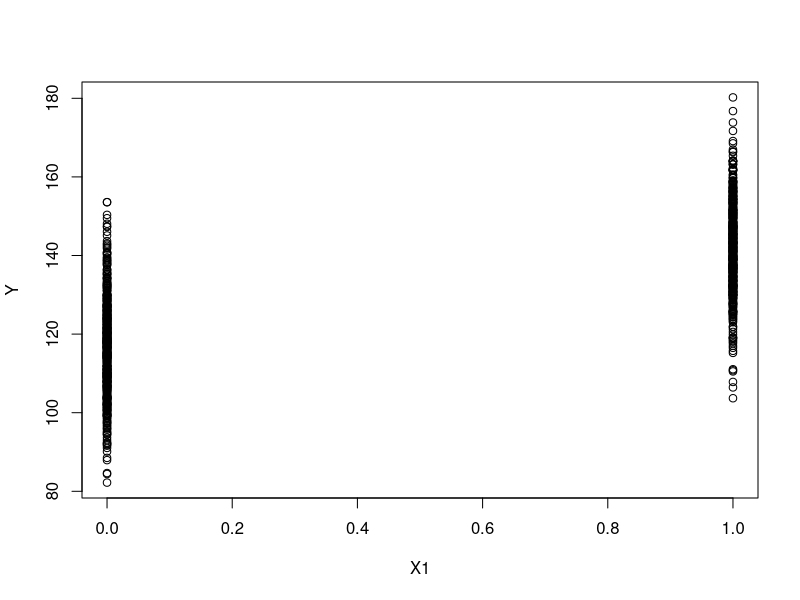
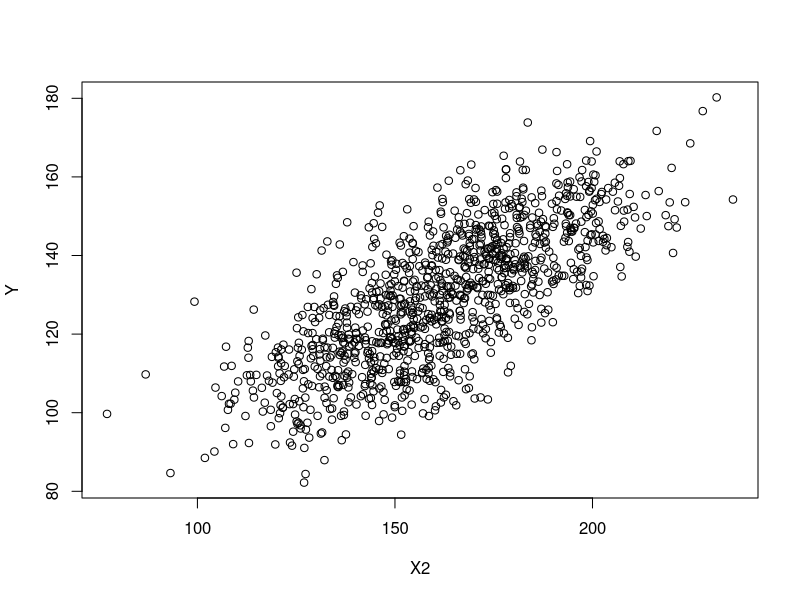
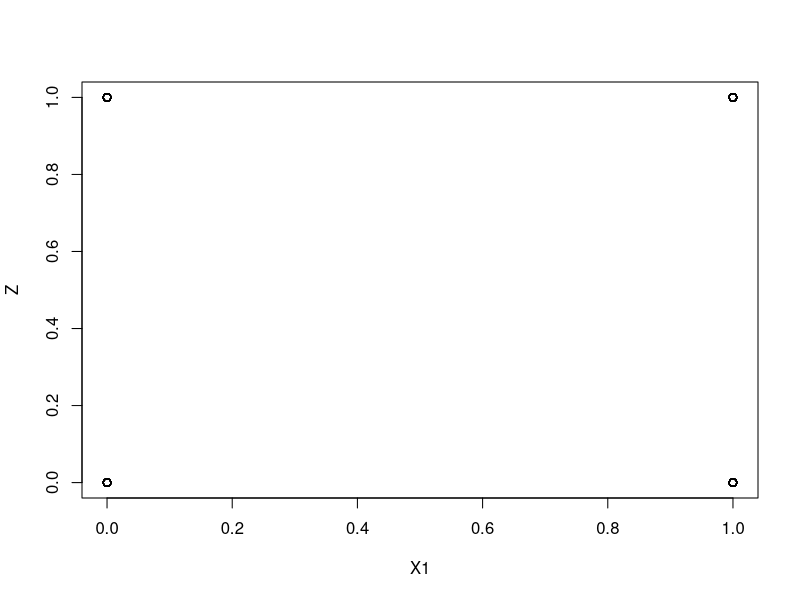
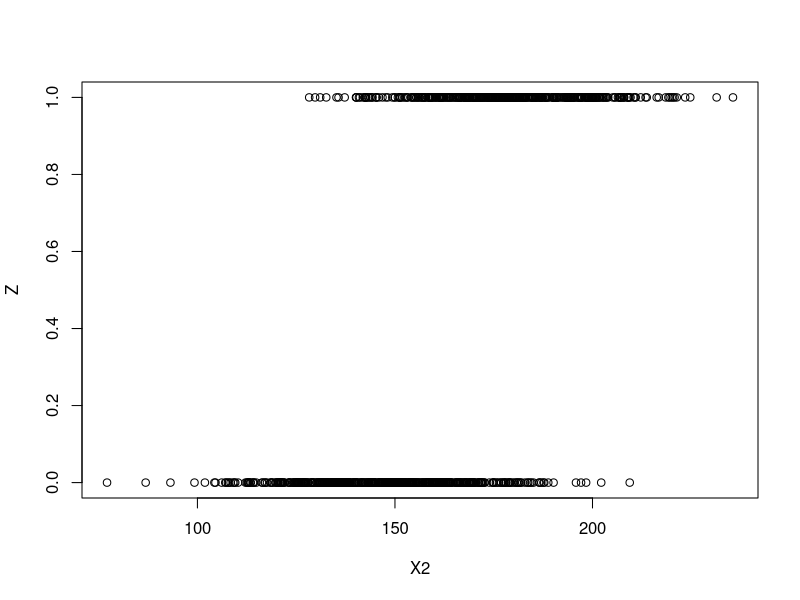

Reproduce these figures in R, in order.
# CS 571, Duke University, Fall 2013
# Matt Dickenson - mcd31
# Homework 3

# Problem 1

setwd('~/github/cs571/homework/hw3')
lindata = read.table("HW3_linear_regression.txt", header=TRUE)
dim(lindata)
head(lindata)

# A 
X = as.matrix(lindata[1:1000 , 1:2])
X = cbind(1, X)
Y = as.matrix(lindata[1:1000 , 3])
X.prime.X = t(X) %*% X
X.prime.X.inverse = solve(X.prime.X)
X.prime.Y = t(X) %*% Y
beta.hat = X.prime.X.inverse %*% X.prime.Y
beta.hat #=> 69.942167, 15.119109, 0.321028

# B
linreg = function(X, Y){
	RSS = function(b, x, y){
		residuals = y - (x %*% b )
		sq.resid = residuals^2
		rss = sum(sq.resid)
		return(rss)
	}
	results = optim(rep(0, ncol(X)), RSS,
		hessian=TRUE, method="BFGS", x=X, y=Y)
	list(beta=results$par, 
		vcov=solve(results$hessian),
		converged=results$convergence==0)
}
model = linreg(X, Y)
model$beta #=> 69.942167, 15.119109, 0.321028

# C 
ridgereg = function(X, Y, sigma.sq=1, tau.sq=1){
	lambda = sigma.sq / tau.sq 
	D = ncol(X)
	lambda.id = lambda * diag(D)
	X.prime.X = t(X) %*% X
	lambda.X.prime.X.inverse = solve(lambda.id + X.prime.X)
	X.prime.Y = t(X) %*% Y
	beta.hat = lambda.X.prime.X.inverse %*% X.prime.Y
	return(beta.hat)
}
beta.ridge = ridgereg(X, Y)
beta.ridge #=> 65.9129285, 14.3521921, 0.3478858

# D 
# a
y.hat = X %*% beta.hat
RSSa = sum((Y - y.hat)^2)
RSSa #=> 98729.33
# b 
model.yhat = X %*% model$beta
RSSb = sum((Y - model.yhat)^2)
RSSb #=> 98729.33
# c
ridge.yhat = X %*% beta.ridge
RSSc = sum((Y - ridge.yhat)^2)
RSSc #=> 99005.91

# E
X.test = as.matrix(lindata[1001:1100 , 1:2])
X.test = cbind(1, X.test)
Y.test = as.matrix(lindata[1001:1100 , 3])
# a
y.hat = X.test %*% beta.hat
RSSa = sum((Y.test - y.hat)^2)
RSSa #=> 11573.24
# b 
model.yhat = X.test %*% model$beta
RSSb = sum((Y.test - model.yhat)^2)
RSSb #=> 11573.24
# c
ridge.yhat = X.test %*% beta.ridge
RSSc = sum((Y.test - ridge.yhat)^2)
RSSc #=> 11523.47

# F 
X.hypo = matrix(c(1,1,135), nrow=1)
est1 = X.hypo %*% beta.hat
est1
est2 = X.hypo %*% model$beta
est2
est3 = X.hypo %*% beta.ridge
est3

# G 
X1 = as.matrix(lindata[1:1100 , 1])
X2 = as.matrix(lindata[1:1100, 2])
Y = as.matrix(lindata[1:1100 , 3])
plot(X1, Y)
plot(X2, Y)






# Problem 2

logdata = read.table("HW3_logistic_regression.txt", header=TRUE)
dim(logdata)
head(logdata)

# A 
X = as.matrix(logdata[1:1000 , 1:2])
X = cbind(1, X)
Z = as.matrix(logdata[1:1000 , 3])

sigm = function(eta){
	out = exp(eta)/( exp(eta) + 1)
	return(out)
}

irls = function(X, Y, epsilon=1/1e10){
	D = ncol(X)
	N = nrow(X)
	
	w = matrix(0, nrow=D, ncol=D) 
	w0 = log(mean(Y)/(1-mean(Y)))
	eta = mu = s = z = matrix(NA, nrow=N, ncol=D)
	
	converged = FALSE
	numiters = 0 
	while(!converged){
		last.w = w 
		for(i in 1:N){
			xi = matrix(X[i, ], ncol=1) 
			eta[i, ] = w0 + (t(w) %*% xi)
			mu[i, ] = sigm(eta[i, ])
			s[i, ] = mu[i, ] * (1-mu[i, ])
			z[i, ] = eta[i, ] + ((Y[i, ] - mu[i, ])/s[i, ])
		}
		S = matrix(0, nrow=N, ncol=N)
		for(i in 1:N){
			S[i, i] = s[i]
		}
		first.term = solve(t(X) %*% S %*% X)
		second.term = t(X) %*% S %*% z 
		w =  first.term %*% second.term
		numiters = numiters + 1
		diff = w - last.w 
		smalldiff = TRUE
		for(i in 1:D){
			smalldiff = smalldiff & (diff[i, i] < epsilon)
		}
		if(smalldiff){ 
			converged = TRUE 
			output = paste("converged after ", numiters, " iterations", sep="")
			print(output)
		}
		if(numiters > 100){
			print("reached max iterations")
			break 
		}
	}
	return(w)
}

w = irls(X, Z)

# B 
beta = w[, 1]
z.hat =sigm(X %*% beta)
head(z.hat)
summary(z.hat)
RSSa = sum((Z - z.hat)^2)
RSSa #=> 141.4738

# C 
X.test = as.matrix(logdata[1001:1100 , 1:2])
X.test = cbind(1, X.test)
Z.test = as.matrix(logdata[1001:1100 , 3])
z.test.hat = sigm(X.test %*% beta)
summary(z.test.hat)
RSSb = sum((Z.test - z.test.hat)^2)
RSSb #=> 15.73171

# F (sic) 
X.hypo = matrix(c(1,1,135), ncol=1)
Z.hypo = sigm(beta %*% X.hypo)
Z.hypo

# G 
# todo: plots 
X1 = as.matrix(logdata[1:1000 , 1])
X2 = as.matrix(logdata[1:1000 , 2])
Z = as.matrix(logdata[1:1000 , 3])
plot(X1, Z)
plot(X2, Z)

# H 
cor(logdata[, 1], logdata[, 2])